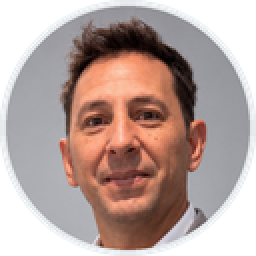
#> input picture firmas/fotos/cesar.luzzi.png, 128 x 128 px, given as the content of the folder ../firmas/fotos/cesar.luzzi.png, which was not available (shown 2 times larger)
$ python preparar_fotos.py ../firmas/fotos/cesar.luzzi.png
#> lines starting #> are read from the running program, lines starting #| are printed output that depends on the picture; after the words box and inside, x2 and y2 are one past the last pixel; in counts of white or black regions, pixels touching at a corner belong together; pictures that were not available may be replaced by others from this repository, and a replacement may not be noted
"""Prepara las fotos de la firma: las recorta en circulo y las deja en ../firmas/fotos/<usuario>.png

Las fotos de entrada se nombran con el usuario del email (la parte antes de la @):
    martinuribe.jpg, leonardo.pignato.png, ...
Si la foto no es cuadrada, se toma el cuadrado centrado. Conviene que ya venga encuadrada
de hombros para arriba (como la foto de la tarjeta digital).

Uso:
    python preparar_fotos.py "C:/ruta/a/fotos"
Despues hay que subir las fotos nuevas al repositorio (son publicas: Outlook las toma de internet).
"""
import os, sys

try:
    from PIL import Image, ImageDraw, ImageOps
except ImportError:
    sys.exit("Falta la libreria Pillow. Instalala con:  python -m pip install pillow")

AQUI = os.path.dirname(os.path.abspath(__file__))
DESTINO = os.path.join(os.path.dirname(AQUI), "firmas", "fotos")
LADO = 128          # se muestra a 64 px: el doble para pantallas de alta resolucion
BORDE = 3           # anillo gris claro alrededor (en px del archivo)
COLOR_BORDE = (230, 234, 237, 255)  # #E6EAED


def foto_circular(src, lado=LADO):
#> called with lado = 128
    im = ImageOps.exif_transpose(Image.open(src)).convert("RGB")
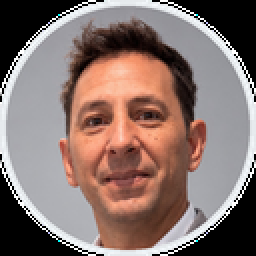
#> im: PIL image 128x128 RGB (shown 2 times larger); mean R, G, B 134.8, 114.8, 109.5
    c = min(im.size)
#> c = 128
    im = im.crop(((im.width - c) // 2, (im.height - c) // 2, (im.width + c) // 2, (im.height + c) // 2))
    k = 4  # se dibuja a 4x y se reduce, para bordes suaves
    big = lado * k
    im = im.resize((big, big), Image.LANCZOS)
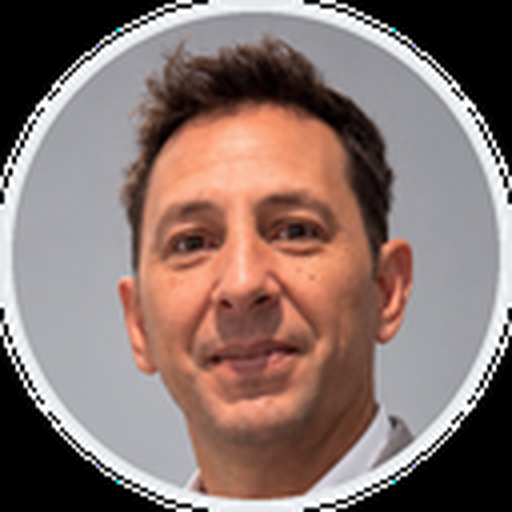
#> im: PIL image 512x512 RGB; mean R, G, B 135, 114.9, 109.6
    mascara = Image.new("L", (big, big), 0)
#> mascara: PIL image 512x512 L; every value is 0
    ImageDraw.Draw(mascara).ellipse((BORDE * k, BORDE * k, big - BORDE * k - 1, big - BORDE * k - 1), fill=255)
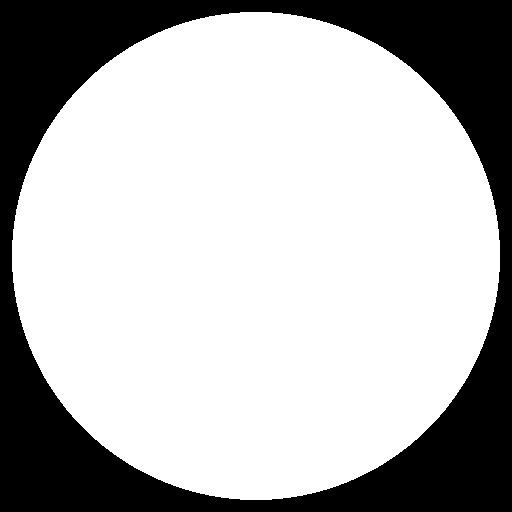
#> mascara: PIL image 512x512 L; 71.3% white; 1 black region, box (x1, y1, x2, y2) and area: (0, 0, 512, 512) 75216
    out = Image.new("RGBA", (big, big), (0, 0, 0, 0))
#> out: PIL image 512x512 RGBA; every value is 0
    ImageDraw.Draw(out).ellipse((0, 0, big - 1, big - 1), fill=COLOR_BORDE)
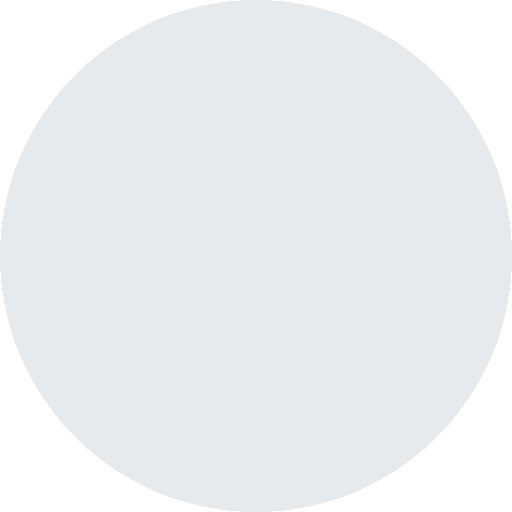
#> out: PIL image 512x512 RGBA; mean R, G, B, A 180.6, 183.7, 186, 200.2; transparent parts drawn white
    out.paste(im, (0, 0), mascara)
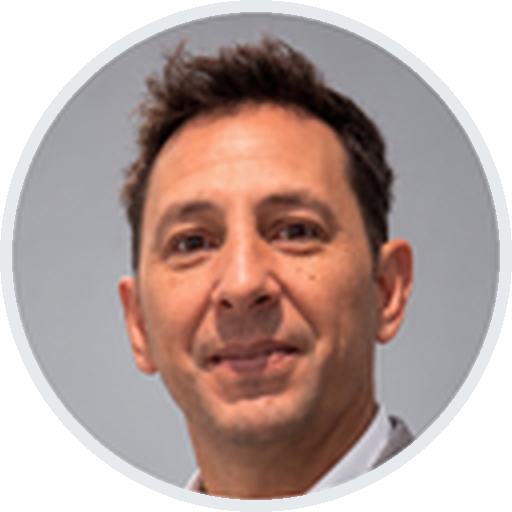
#> out: PIL image 512x512 RGBA; mean R, G, B, A 127.6, 107.5, 102.1, 200.2; transparent parts drawn white
    return out.resize((lado, lado), Image.LANCZOS)


def main():
    if len(sys.argv) < 2:
        sys.exit(__doc__)
    origen = sys.argv[1]
    os.makedirs(DESTINO, exist_ok=True)
    hechas = 0
    for nombre in sorted(os.listdir(origen)):
        usuario, ext = os.path.splitext(nombre)
        if ext.lower() not in (".jpg", ".jpeg", ".png", ".webp"):
            continue
        usuario = usuario.lower()
        foto_circular(os.path.join(origen, nombre)).save(os.path.join(DESTINO, usuario + ".png"), optimize=True)
        hechas += 1
        print("  ", usuario + ".png")
    print(f"Fotos preparadas: {hechas} en {DESTINO}")


if __name__ == "__main__":
    main()
